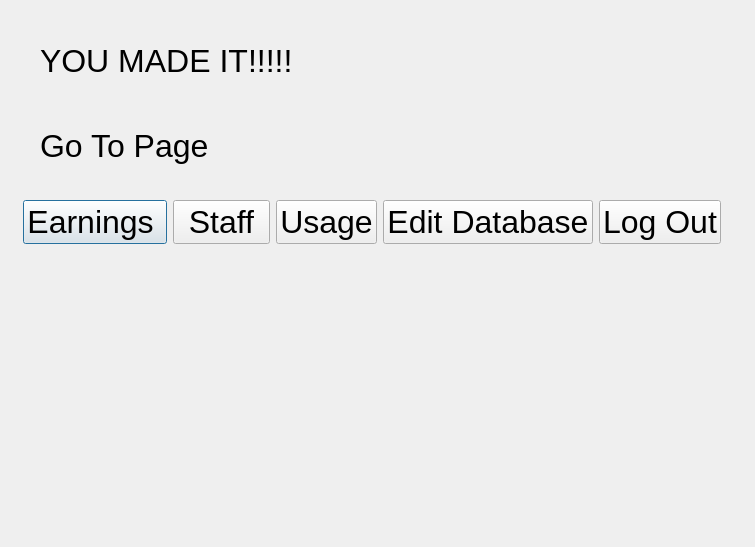
<?xml version="1.0" encoding="UTF-8"?>
<ui version="4.0">
 <class>home</class>
 <widget class="QDialog" name="home">
  <property name="geometry">
   <rect>
    <x>0</x>
    <y>0</y>
    <width>755</width>
    <height>547</height>
   </rect>
  </property>
  <property name="windowTitle">
   <string>Dialog</string>
  </property>
  <widget class="QLabel" name="label">
   <property name="geometry">
    <rect>
     <x>40</x>
     <y>20</y>
     <width>251</width>
     <height>81</height>
    </rect>
   </property>
   <property name="font">
    <font>
     <pointsize>24</pointsize>
    </font>
   </property>
   <property name="text">
    <string>YOU MADE IT!!!!!</string>
   </property>
  </widget>
  <widget class="QLabel" name="goToPageLabel">
   <property name="geometry">
    <rect>
     <x>40</x>
     <y>120</y>
     <width>201</width>
     <height>51</height>
    </rect>
   </property>
   <property name="font">
    <font>
     <pointsize>24</pointsize>
    </font>
   </property>
   <property name="text">
    <string>Go To Page</string>
   </property>
  </widget>
  <widget class="QWidget" name="">
   <property name="geometry">
    <rect>
     <x>23</x>
     <y>193</y>
     <width>698</width>
     <height>59</height>
    </rect>
   </property>
   <layout class="QHBoxLayout" name="horizontalLayout">
    <item>
     <widget class="QPushButton" name="EarningsButton">
      <property name="font">
       <font>
        <pointsize>24</pointsize>
       </font>
      </property>
      <property name="text">
       <string>Earnings </string>
      </property>
     </widget>
    </item>
    <item>
     <widget class="QPushButton" name="staffButton">
      <property name="font">
       <font>
        <pointsize>24</pointsize>
       </font>
      </property>
      <property name="text">
       <string>Staff</string>
      </property>
     </widget>
    </item>
    <item>
     <widget class="QPushButton" name="UsageButton">
      <property name="font">
       <font>
        <pointsize>24</pointsize>
       </font>
      </property>
      <property name="text">
       <string>Usage</string>
      </property>
     </widget>
    </item>
    <item>
     <widget class="QPushButton" name="editDBButton">
      <property name="font">
       <font>
        <pointsize>24</pointsize>
       </font>
      </property>
      <property name="text">
       <string>Edit Database</string>
      </property>
     </widget>
    </item>
    <item>
     <widget class="QPushButton" name="logOutButton">
      <property name="font">
       <font>
        <pointsize>24</pointsize>
       </font>
      </property>
      <property name="text">
       <string>Log Out</string>
      </property>
     </widget>
    </item>
   </layout>
  </widget>
 </widget>
 <resources/>
 <connections/>
</ui>
